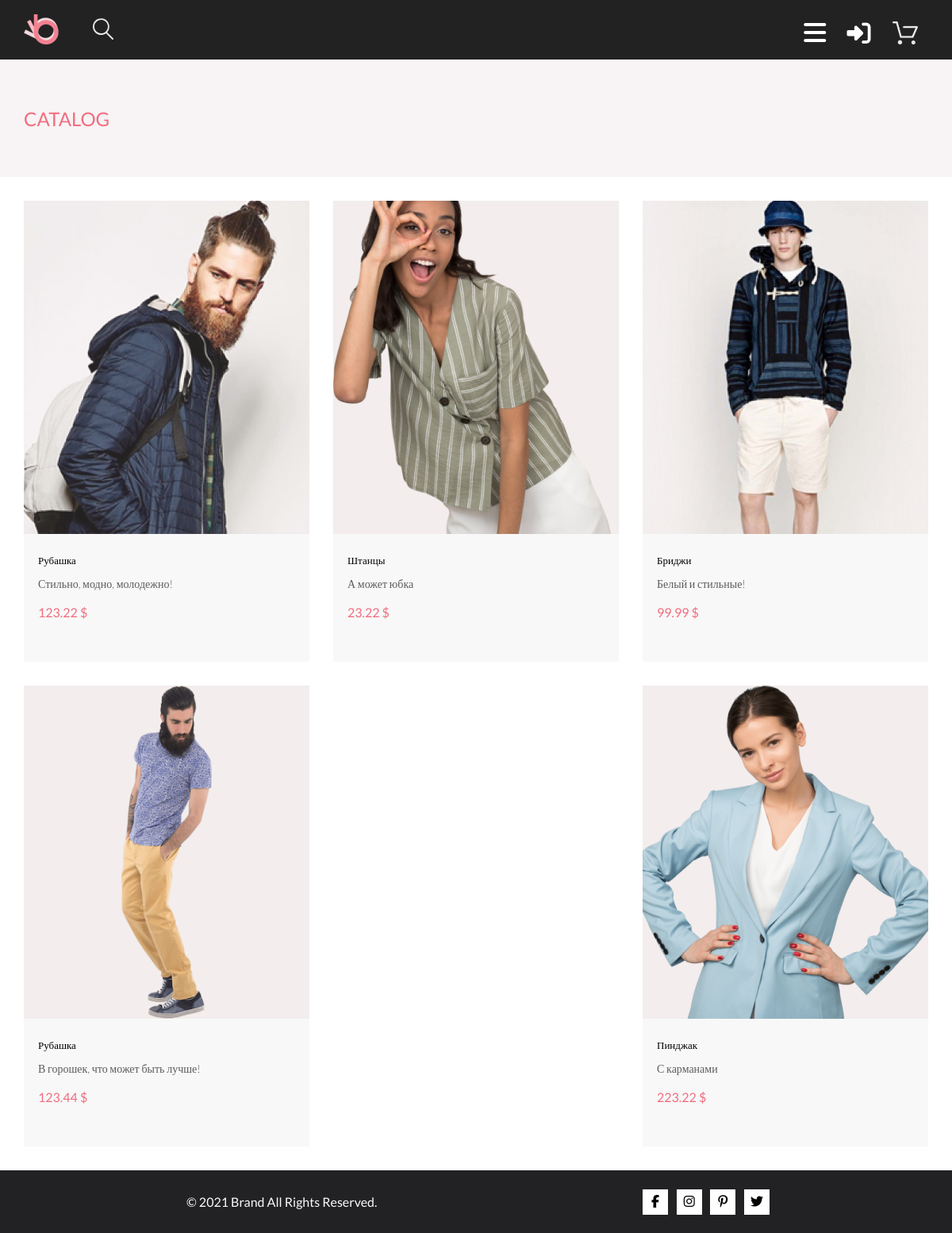
The page / on the database its author committed.
### tables this page shows
CREATE TABLE `products` (
  `id` int(11) NOT NULL AUTO_INCREMENT,
  `img` varchar(255) NOT NULL,
  `title` varchar(255) NOT NULL,
  `description` mediumtext NOT NULL,
  `price` decimal(10,2) NOT NULL,
  PRIMARY KEY (`id`)
);

### auth.php (called while the page is built, shortened)
<?php
$allow = false;

### index.php (the view, shortened to what this page needs)
<?php
$db = getDb();
$result = mysqli_query($db, "SELECT * FROM products;");
?>
<!doctype html>
<html lang="en">
<head>
    <link href="https://cdn.jsdelivr.net/npm/bootstrap@5.0.0-beta1/dist/css/bootstrap.min.css" rel="stylesheet">
    <link rel="stylesheet" href="style.css">
</head>
<body>
<div class="container">
    <header>
        <?php include 'templates/header.php'?>
    </header>
    <section class="cart_top">
        <div class="wrapper">
            <h2>CATALOG</h2>
        </div>
    </section>
    <section class="feature_content">
        <?php foreach ($result as $prod) : ?>
            <div class="fature_item">
                <a href="product.php?id=<?= $prod['id'] ?>">
                    <img src="<?= SRC . $prod['img'] ?>" alt="">
                    <h3><?= $prod['title'] ?></h3>
                    <p class="pgf"><?= $prod['description'] ?></p>
                    <p class="price"><?= $prod['price'] ?> $ </p>
                </a>
            </div>
        <?php endforeach; ?>
    </section>
    <footer>
        <?php include 'templates/footer.php'?>
    </footer>
</div>
</body>
</html>

### templates/header.php (shortened to what this page needs)
<?php
include_once 'auth.php';
?>
<div class="nav__menu">
    <div class="nav_left">
        <div class="logo"><a href="index.php"><img src="img/Group%202.svg" alt="" class="img_header"></a></div>
        <div class="logo_2">
            <label for="search">
                <img src="img/Forma%201.svg" alt="" class="img_header">
            </label>
        </div>
    </div>
    <div class="nav">
        <div class="nav_menu">
            <button class="open__overlay" id="open__overlay">
                <i class="fas fa-bars"></i>
            </button>
            <?php if ($allow): ?>
                <div class="nav_button login__icon"><a href="?logout"><i class="fas fa-sign-out-alt"></i></a>
                </div>
            <?php else: ?>
                <div class="login__icon"><a href="login.php"><i class="fas fa-sign-in-alt"></i></a></div>
            <?php endif; ?>
            <div class="nav_button basket"><a href="cart.php"><img src="img/Forma_3.png" alt=""
                                                                   class="img_header"></a>
            </div>
        </div>
    </div>
</div>

### templates/footer.php (shortened to what this page needs)
<div class="foot">
    <p>© 2021 Brand All Rights Reserved.</p>
    <div class="social_link">
        <a href="#" rel="nofollow" class="icon-button"><i class="fab fa-facebook-f"></i></a>
        <a href="#" rel="nofollow" class="icon-button"><i class="fa fa-instagram"></i></a>
        <a href="#" rel="nofollow" class="icon-button"><i class="fab fa-pinterest-p"></i></a>
        <a href="#" rel="nofollow" class="icon-button"><i class="fab fa-twitter"></i></a>
    </div>
</div>

### rows shown on the page
products: img (picture), title "Рубашка", description "Стильно, модно, молодежно!", price "123.22"
products: img (picture), title "Штанцы", description "А может юбка", price "23.22"
products: img (picture), title "Бриджи", description "Белый и стильные!", price "99.99"
products: img (picture), title "Рубашка", description "В горошек, что может быть лучше!", price "123.44"
products: img (picture), title "Пинджак", description "С карманами", price "223.22"
